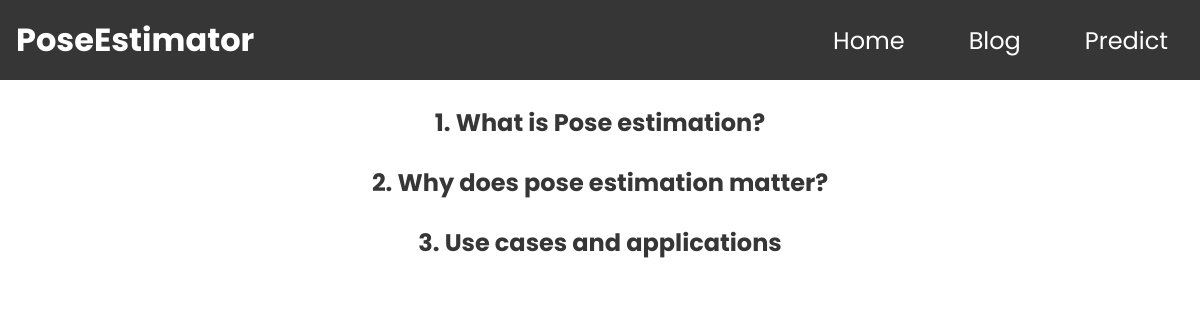
Screenshot of /blog/ with the database file from the repository.
### blog/models.py (models this page shows, shortened)
class Blog(models.Model):
    title = models.CharField(blank=False, max_length=500)
    content = models.TextField(blank=False)
    created = models.DateTimeField(auto_now_add=True)
    slug = models.SlugField(max_length=50, null=False, unique=True)
    image = models.ImageField(
        upload_to='images', blank=True)
    class Meta:
        verbose_name = ("Blog")
        verbose_name_plural = ("Blogs")

### blog/views.py (the view)
# urls.py: path('', BlogListView.as_view(), name='BlogListView'),
class BlogListView(ListView):
    model = Blog
    template_name = 'blog/home.html'
    context_object_name = 'item'
    ordering = ['created']

### blog/templates/blog/home.html
{% extends 'main/base.html' %}{% load static %} {% block content %}
<br />
{% if item %} {%for i in item %}
<div class="blogMain">
  <div class="blogContainer" style="width: 50vw">
    <a class="link" href="{% url 'BlogDetailView' i.slug   %}">
      <h2 class="blogTitle">{{ i.id }}. {{ i.title }}</h2></a
    >
    <br />
  </div>
</div>
{% endfor %} {% else %}
<h3 class="container mt-4">No blogs to show</h3>
{% endif %} {% endblock content%}

### main/templates/main/base.html (shortened to what this page needs)
<!DOCTYPE html>
{% load static %}
<html lang="en">
  <head>
    <link rel="stylesheet" href="{% static 'style.css' %}" />
  </head>
  <body>
    <header class="header">
      <div class="logo">
        <h1><a href="{%url 'home'%}">PoseEstimator</a></h1>
      </div>
      <nav class="navbar">
        <li><a href="{% url 'home' %}">Home</a></li>
        <li><a href="{% url 'BlogListView' %}">Blog</a></li>
        <li><a href="{% url 'predictHome' %}">Predict</a></li>
      </nav>
    </header>
    {% block content %}{% endblock content %}
  </body>
</html>

### static/style.css (style rules this page uses)
* { padding: 0; margin: 0; box-sizing: border-box; --text-primary: #2bff00f3; --text-secondary: #363636; --bg-primary:#363636; --bg-secondary:#2bff00f3; font-family: 'Poppins', sans-serif; scroll-behavior: smooth; }
.header { display: flex; flex-direction: row; max-width: 100vw; position: relative; align-items: center; justify-content: space-around; background:var(--bg-primary); max-height: 10vh; }
.header .logo { padding: 1rem; }
.header .logo a { text-decoration: none; color: white; }
.navbar { display: flex; flex-direction: row; justify-content: right; width: 100%; }
.navbar li { list-style: none; padding: 2rem; }
.navbar li a { color: white; text-decoration: none; font-size: 1.5rem; }
.blogMain { min-width: 100vw; text-align: center; }
.blogContainer { margin: auto; }
.link { text-decoration: none; color: var(--text-secondary); }

### rows the page displays
Blog: id "1", title "What is Pose estimation?"
Blog: id "2", title "Why does pose estimation matter?"
Blog: id "3", title "Use cases and applications"
